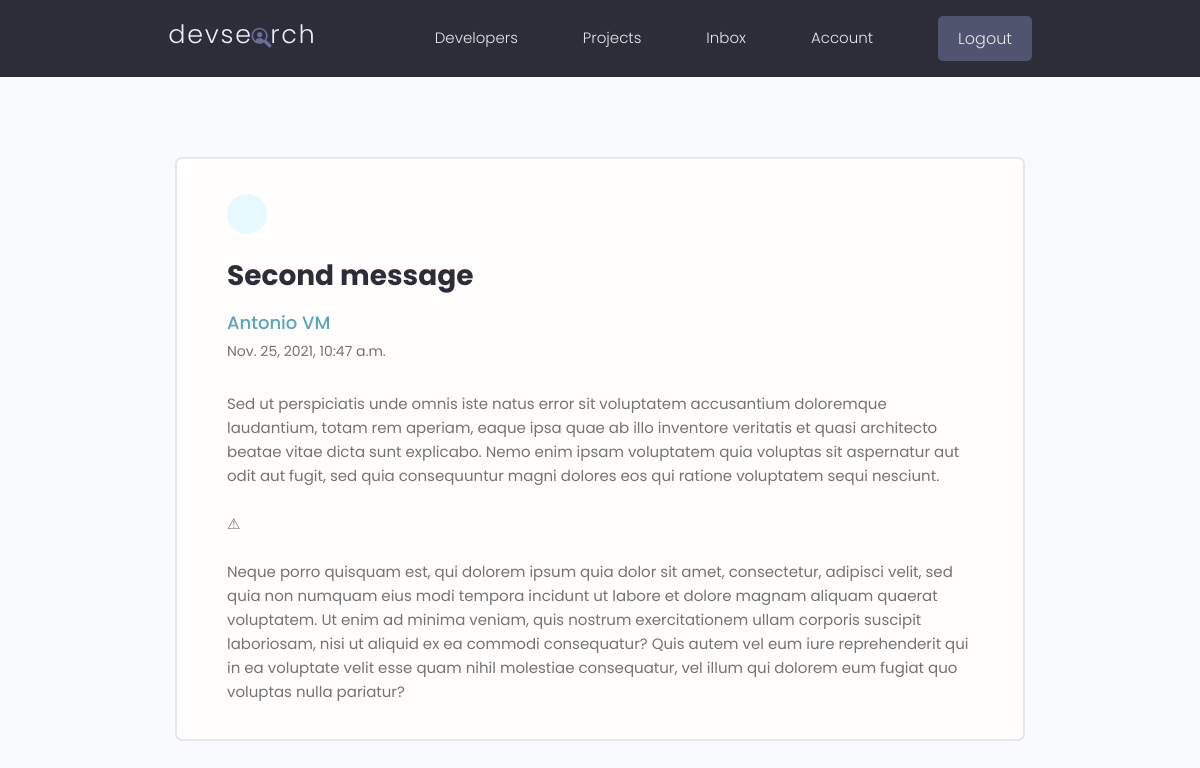
Screenshot of /message/c23b3ca8-34a2-4b8a-a3cf-f87e19cfb15f/ (signed in) with the database file from the repository.
### users/models.py (models this page shows, shortened)
class Message(models.Model):
    sender = models.ForeignKey(Profile, on_delete=models.SET_NULL, null=True, blank=True)
    recipient = models.ForeignKey(Profile, on_delete=models.SET_NULL, null=True, blank=True, related_name="messages")
    name = models.CharField(max_length=200, null=True, blank=True)
    email = models.EmailField(max_length=200, null=True, blank=True)
    subject = models.CharField(max_length=200, null=True, blank=True)
    body = models.TextField()
    is_read = models.BooleanField(default=False, null=True)
    created = models.DateTimeField(auto_now_add=True)
    id = models.UUIDField(default=uuid.uuid4,
                            unique=True,
                            primary_key=True,
                            editable=False)
    class Meta:
        ordering = ['is_read', '-created']

### users/views.py (the view)
# urls.py: path("message/<str:pk>/", views.viewMessage, name="message"),
@login_required(login_url='login')
def viewMessage(request, pk):
    profile = request.user.profile
    message = profile.messages.get(id=pk)
    if message.is_read == False:
        message.is_read = True
        message.save()
    context = {'message': message}
    return render(request, 'users/message.html', context)

### users/templates/users/message.html (shortened to what this page needs)
{% extends 'main.html' %}
{% block content %}
  <main class="messagePage my-xl">
    <div class="content-box">
      <div class="message">
        <a class="backButton" href="{% url 'inbox' %}"></a>
        <h2 class="message__subject">{{message.subject}}</h4>
          {% if message.sender %}
          <a href="{% url 'user-profile' message.sender.id %}" class="message__author">{{message.name}}</a>
          {% else %}
          <p class="message__author">{{message.name}}</p>
          {% endif %}
          <p class="message__date">{{message.created}}</p>
          <div class="message__body">{{message.body|linebreaksbr}}</div>
      </div>
    </div>
  </main>
  {% endblock content %}

### static/styles/app.css (style rules this page uses)
:root { --color-sub: #2d2d39; }
.content-box { width: 95%; max-width: 85rem; margin: 0 auto; }
.message { padding: 2.5rem 0; }
.message > a { display: flex; gap: 1rem; }
.message__author, .message__date { flex-basis: 25%; }
.message__subject { flex-basis: 50%; }
.message__date { text-align: right; }
.messagePage .message { list-style: none; background: var(--color-white); padding: 3.5rem 5rem; border: 2px solid var(--color-light); border-radius: 0.7rem; }
.messagePage .message__subject { font-size: 2.8rem; color: var(--color-sub); margin-bottom: 1rem; margin-top: 2rem; }
.messagePage .message__author { font-size: 1.8rem; font-weight: 500; }
.messagePage .message__date { font-size: 1.4rem; font-weight: 400; text-align: left; margin-bottom: 3rem; }
.backButton { background: var(--color-main-light); color: var(--color-main); width: 4rem; height: 4rem; display: flex; align-items: center; justify-content: center; border-radius: 50%; }

### static/uikit/styles/modules/_variables.css (style rules this page uses)
:root { --color-main: #5aa5b9; --color-main-light: #e6faff; --color-sub: #3f4156; --color-sub-light: #51546e; --color-sub-lighter: #ededfd; --color-text: #737373; --color-gray: #8b8b8b; --color-light: #e5e7eb; --color-light-gray: #767676; --color-bg: #f8fafd; --color-white: #fffefd; --color-white-light: #f3f3f3; --color-success: #359e64; --color-success-bg: #def8e8; --color-error: #fc4b0b; --color-error-bg: #fff2ee; --font-base: 'Poppins', arial, helvetica, 'Segoe UI', roboto, ubuntu, sans-serif; --font-monospace: 'Fira Code', 'Courier New', courier, monospace; --font-regular: 300; --font-medium: 500; --font-bold: 700; --generic-shadow: 1px 1px 5px #00000010; --generic-transition: all 0.3s ease-in-out; }

### static/uikit/styles/modules/_base.css (style rules this page uses)
* { margin: 0; padding: 0; box-sizing: border-box; text-rendering: optimizeLegibility; color: inherit; font-size: inherit; }
html { font-size: 50%; }
@media only screen and (min-width: 480px) { html { font-size: 56.25%; } }
@media only screen and (min-width: 1200px) { html { font-size: 62.5%; } }
body { line-height: 1.6; font-weight: 400; font-size: 1.5rem; color: var(--color-text); background-color: var(--color-bg); min-height: 100vh; }

### static/uikit/styles/modules/_typography.css (style rules this page uses)
* { font-family: var(--font-base); }
h2 { font-size: 3.6rem; font-weight: var(--font-bold); }
p, span, strong { font-size: 1.6rem; color: var(--color-text); font-weight: var(--font-regular); }
a { padding-bottom: 2px; text-decoration: none; display: inline-block; color: var(--color-main); font-weight: var(--font-medium); }

### static/uikit/styles/modules/_utilities.css (style rules this page uses)
.my-xl { margin: 8rem auto; }

### rows the page displays
Message: subject "Second message", name "Antonio VM", created "Nov. 25, 2021, 10:47 a.m.", body "Sed ut perspiciatis unde omnis iste natus error sit voluptatem accusantium doloremque laudantium, totam rem aperiam, eaque ipsa quae ab illo inventore veritatis et quasi architecto beatae vitae dicta sunt explicabo. Nemo enim ipsam voluptatem quia voluptas sit aspernatur aut odit aut fugit, sed quia consequuntur magni dolores eos qui ratione voluptatem sequi nesciunt. ⚠ Neque porro quisquam est, qui dolorem ipsum quia dolor sit amet, consectetur, adipisci velit, sed quia non numquam eius modi tempora incidunt ut labore et dolore magnam aliquam quaerat voluptatem. Ut enim ad minima veniam, quis nostrum exercitationem ullam corporis suscipit laboriosam, nisi ut aliquid ex ea commodi…"
